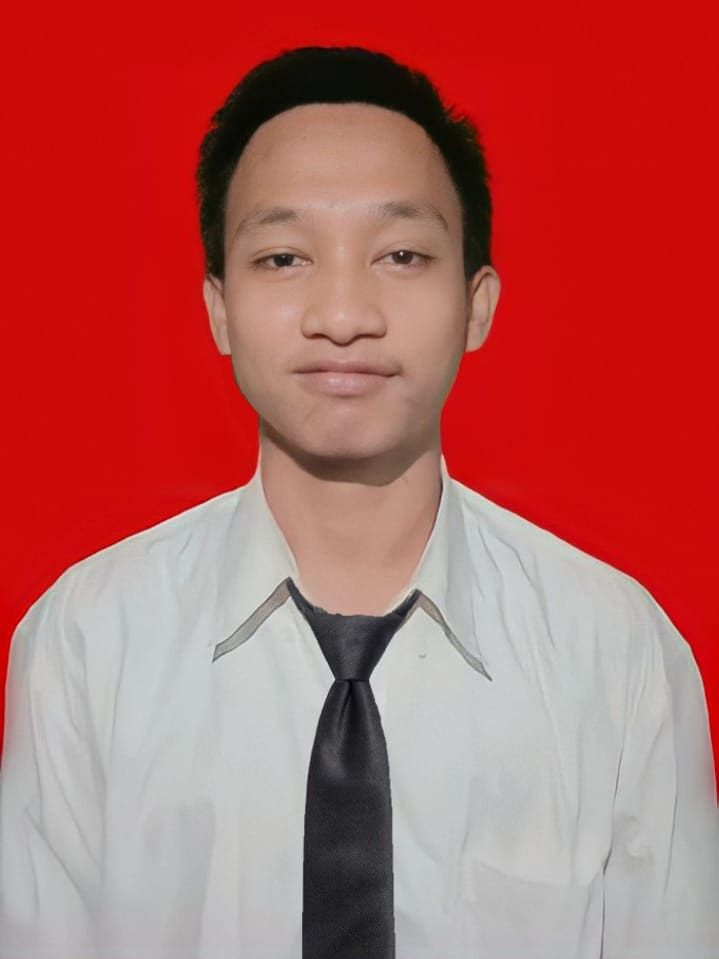
#> input picture data/foto_test.jpeg, 719 x 959 px
$ python -i visualizer.py   (imports and definitions only)
#> lines starting #> are read from the running program, lines starting #| are printed output that depends on the picture; after the words box and inside, x2 and y2 are one past the last pixel; in counts of white or black regions, pixels touching at a corner belong together
import base64
import math

import cv2
import numpy as np
import mediapipe as mp

# Muat FaceMesh sekali saja (hindari re-init tiap upload)
_mp_face_mesh = mp.solutions.face_mesh
_mp_drawing = mp.solutions.drawing_utils
_mp_styles = mp.solutions.drawing_styles
# [6 lines that did not run here, left out]

# Indeks pengukuran (harus sama dengan core/landmark.py)
IDX_FOREHEAD_TOP = 10
IDX_CHIN = 152
IDX_CHEEK_L = 234
IDX_CHEEK_R = 454
IDX_JAW_L = 172
IDX_JAW_R = 397


def encode_image_to_base64(image_array):
    ret, buffer = cv2.imencode(".jpg", image_array)
    return base64.b64encode(buffer).decode("utf-8")


def get_processing_steps(image_path, predictor_path=None):
    """
    Hasilkan 8 tahapan pemrosesan citra sebagai base64 (JPEG).
    Nama key WAJIB sesuai template di app.py:
    1_original, 2_grayscale, 3_smoothing, 4_clahe_enhancement,
    5_edge_detection, 6_face_detection, 7_landmarks, 8_shape_pattern.
    (Parameter predictor_path dipertahankan demi kompatibilitas, tidak dipakai.)
    """
#> called with image_path = '../data/foto_test.jpeg'
    steps = {}

    img = cv2.imread(image_path)
#> img is the input picture: shape (959, 719, 3); mean B, G, R 94.1, 96.2, 182.1
    if img is None:
        return None

    # 1. ORIGINAL
    steps["1_original"] = encode_image_to_base64(img)

    # 2. GRAYSCALE
    gray = cv2.cvtColor(img, cv2.COLOR_BGR2GRAY)
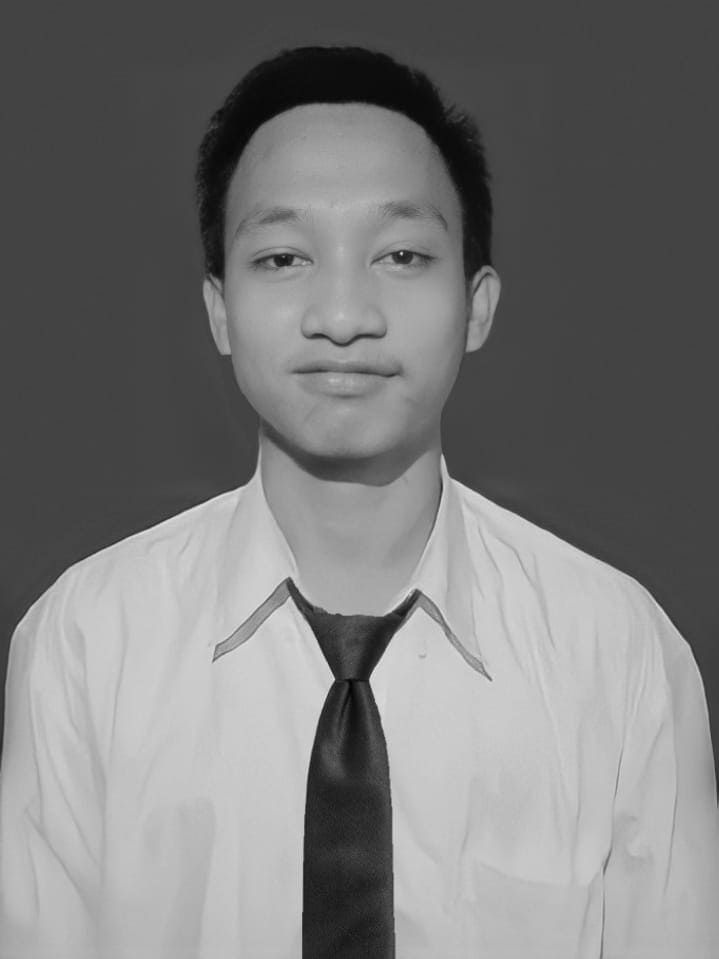
#> gray: shape (959, 719); min 2, max 240, mean 121.7
    steps["2_grayscale"] = encode_image_to_base64(gray)

    # 3. SMOOTHING (Gaussian Blur 5x5)
    smoothed = cv2.GaussianBlur(gray, (5, 5), 0)
    steps["3_smoothing"] = encode_image_to_base64(smoothed)

    # 4. CLAHE — perataan kontras adaptif
    clahe = cv2.createCLAHE(clipLimit=2.0, tileGridSize=(8, 8))
    enhanced = clahe.apply(gray)
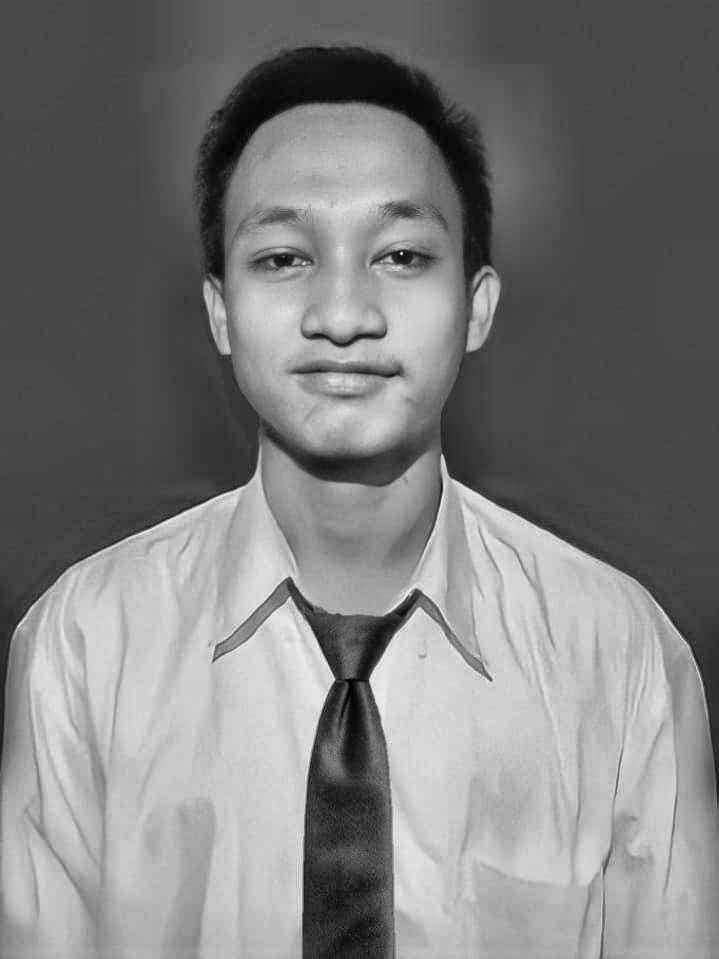
#> enhanced: shape (959, 719); min 1, max 248, mean 124.9
    steps["4_clahe_enhancement"] = encode_image_to_base64(enhanced)

    # 5. EDGE DETECTION (Canny)
    edges = cv2.Canny(smoothed, 50, 150)
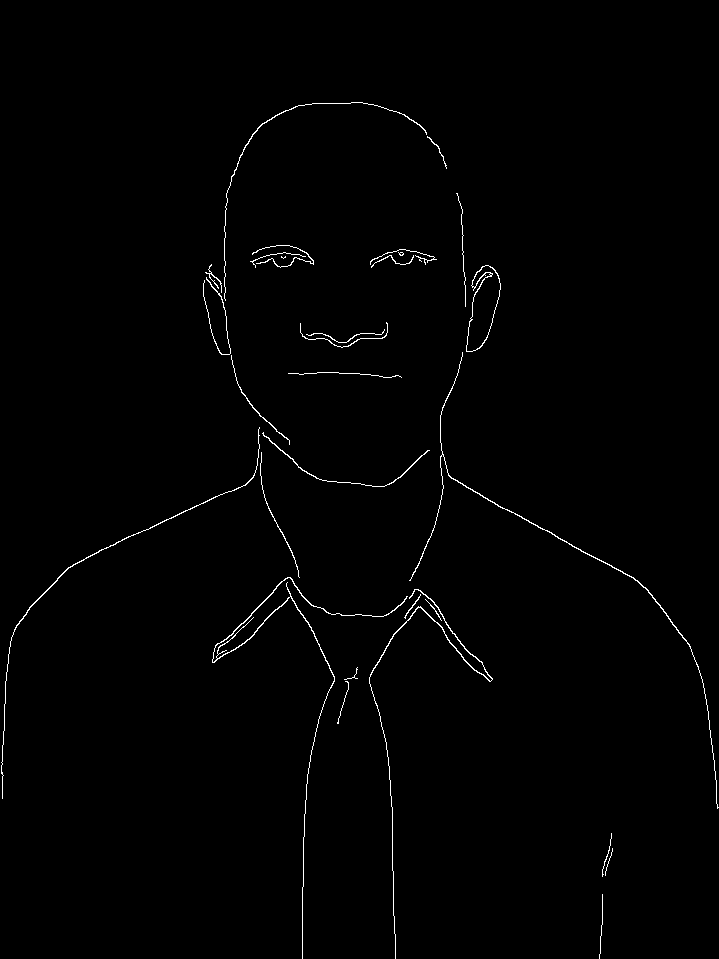
#> edges: shape (959, 719); 0.84% white in thin lines or dots, all inside (x1, y1, x2, y2) = (1, 102, 719, 959)
    steps["5_edge_detection"] = encode_image_to_base64(edges)

    # Kanvas grayscale 3-channel untuk anotasi berwarna
    gray_canvas = cv2.cvtColor(gray, cv2.COLOR_GRAY2BGR)
    h, w = gray.shape[:2]
#> h = 959; w = 719

    rgb = cv2.cvtColor(img, cv2.COLOR_BGR2RGB)
#> (the run stopped early here; a loop or call above may not have finished)

$ run again, on data/kamera_capture_terakhir.jpeg
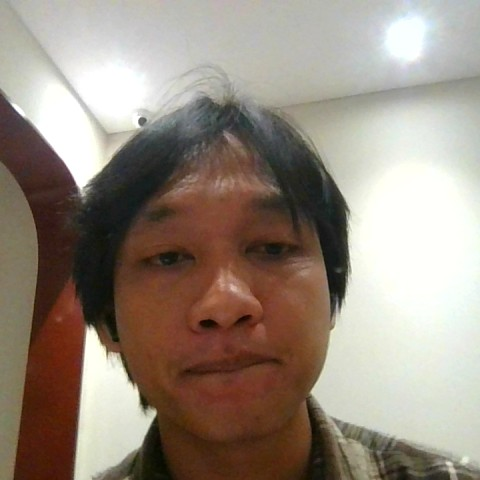
#> input picture data/kamera_capture_terakhir.jpeg, 480 x 480 px
#> in get_processing_steps, img is the input picture: shape (480, 480, 3); mean B, G, R 126.9, 139.1, 151.7
#> in get_processing_steps, `enhanced = clahe.apply(gray)`:
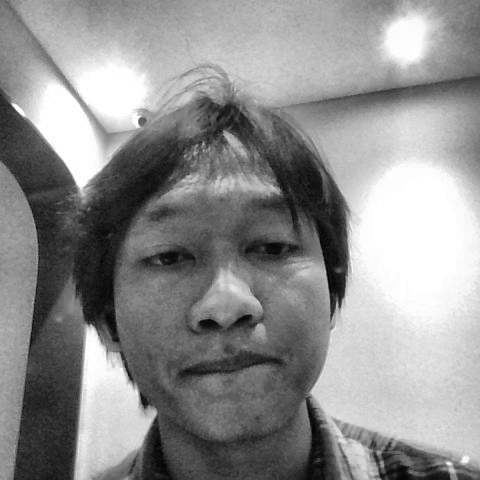
#> enhanced: shape (480, 480); min 4, max 255, mean 143
#> in get_processing_steps, `edges = cv2.Canny(smoothed, 50, 150)`:
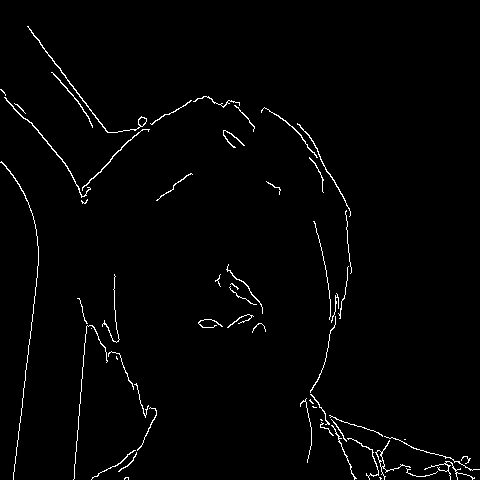
#> edges: shape (480, 480); 1.7% white in thin lines or dots
